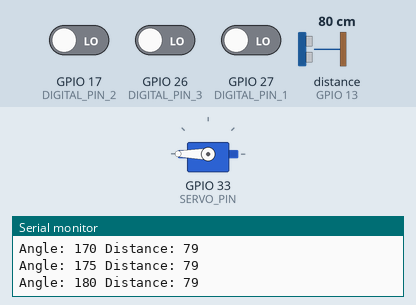
Recording of a sketch running on a simulated ESP32. Parts: servo, the last lines printed to the serial monitor. Wiring (inferred from the names in the program): ultrasonic range finder: trigger GPIO 12; echo GPIO 13; servo: signal GPIO 33. The inputs (shaded band) are chosen by the test bench; at power-on: distance to the obstacle (sensor on GPIO 13) 80 cm, GPIO 17 (DIGITAL_PIN_2) LOW, GPIO 26 (DIGITAL_PIN_3) LOW, GPIO 27 (DIGITAL_PIN_1) LOW. The echo pulse lasts 58.3 µs per cm; servo pulses on a pin are drawn as a servo (544–2400 µs = 0–180°).

Above: at 1.2 s.
1.3 s: distance to the obstacle (sensor on GPIO 13) set to 2 cm
At 3.7 s:
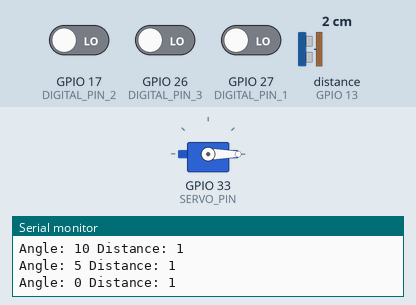
4.3 s: distance to the obstacle (sensor on GPIO 13) set to 250 cm
At 4.48 s:
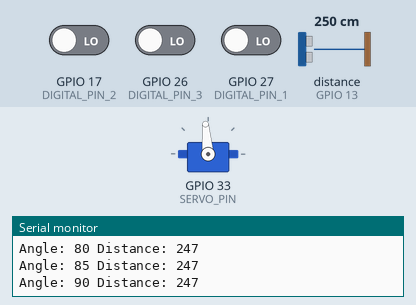
7.3 s: GPIO 17 (DIGITAL_PIN_2) driven HIGH
At 9.17 s:
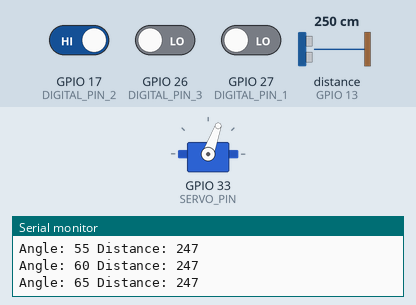
10.3 s: distance to the obstacle (sensor on GPIO 13) set to 60 cm
Timing chart, 0 to 14.3 s (numbered marks = the images above; inputs shaded):
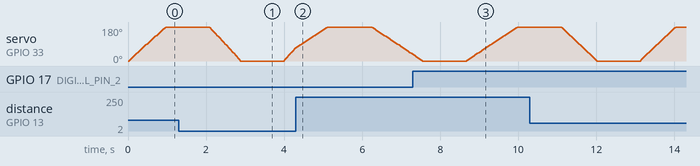

The sketch:

IRInterrupts.ino
```cpp
#define ANALOG_PIN_1 14
#define DIGITAL_PIN_1 27
#define ANALOG_PIN_2 15
#define DIGITAL_PIN_2 17
#define ANALOG_PIN_3 35
#define DIGITAL_PIN_3 26

#define INTERRUPT_THRESHOLD 1000
#define TRIGGER_PIN  12
#define ECHO_PIN     13
#define SERVO_PIN    33
#define MAX_DISTANCE 200
#define DETECTION_THRESHOLD 50 // Distance threshold in cm to detect an obstacle
#define SCAN_ANGLE_STEP 5

volatile bool objectDetected1 = false;
volatile bool objectDetected2 = false;
volatile bool objectDetected3 = false;

void IRAM_ATTR handleInterrupt1() {
  objectDetected1 = true;
}

void IRAM_ATTR handleInterrupt2() {
  objectDetected2 = true;
}

void IRAM_ATTR handleInterrupt3() {
  objectDetected3 = true;
}

void rotateServo(int angle) {
  int pulseWidth = map(angle, 0, 180, 500, 2400);
  digitalWrite(SERVO_PIN, HIGH);
  delayMicroseconds(pulseWidth);
  digitalWrite(SERVO_PIN, LOW);
  delay(20);
}

long measureDistance() {
  long duration, distance;
  digitalWrite(TRIGGER_PIN, LOW);
  delayMicroseconds(2);
  digitalWrite(TRIGGER_PIN, HIGH);
  delayMicroseconds(10);
  digitalWrite(TRIGGER_PIN, LOW);
  duration = pulseIn(ECHO_PIN, HIGH);
  distance = duration * 0.034 / 2;
  return distance;
}

void setup() {
  Serial.begin(115200);

  pinMode(DIGITAL_PIN_1, INPUT);
  pinMode(DIGITAL_PIN_2, INPUT);
  pinMode(DIGITAL_PIN_3, INPUT);
  pinMode(TRIGGER_PIN, OUTPUT);
  pinMode(ECHO_PIN, INPUT);
  pinMode(SERVO_PIN, OUTPUT);


  attachInterrupt(digitalPinToInterrupt(DIGITAL_PIN_1), handleInterrupt1, CHANGE);
  attachInterrupt(digitalPinToInterrupt(DIGITAL_PIN_2), handleInterrupt2, CHANGE);
  attachInterrupt(digitalPinToInterrupt(DIGITAL_PIN_3), handleInterrupt3, CHANGE);
}

void loop() {
  if (objectDetected1) {
    int analogValue1 = analogRead(ANALOG_PIN_1);
    Serial.print("Object detected on sensor 1! Analog Value: ");
    Serial.println(analogValue1);
    objectDetected1 = false;
  }

  if (objectDetected2) {
    int analogValue2 = analogRead(ANALOG_PIN_2);
    Serial.print("Object detected on sensor 2! Analog Value: ");
    Serial.println(analogValue2);
    objectDetected2 = false;
  }

  if (objectDetected3) {
    int analogValue3 = analogRead(ANALOG_PIN_3);
    Serial.print("Object detected on sensor 3! Analog Value: ");
    Serial.println(analogValue3);
    objectDetected3 = false;
  }

  static bool direction = true; // true for left to right, false for right to left

  const int numAngles = 180 / SCAN_ANGLE_STEP + 1;
  int angles[numAngles];
  long distances[numAngles];

  int index = 0;
  if (direction) {
    for (int angle = 0; angle <= 180; angle += SCAN_ANGLE_STEP) {
      rotateServo(angle);
      long distance = measureDistance();

      angles[index] = angle;
      distances[index] = distance;
      index++;

      Serial.print("Angle: ");
      Serial.print(angle);
      Serial.print(" Distance: ");
      Serial.println(distance);

      if (distance <= DETECTION_THRESHOLD) {
        Serial.print("Obstacle detected at angle ");
        Serial.print(angle);
        Serial.print(" with distance ");
        Serial.println(distance);
      }
    }
  } else {
    for (int angle = 180; angle >= 0; angle -= SCAN_ANGLE_STEP) {
      rotateServo(angle);
      long distance = measureDistance();

      angles[index] = angle;
      distances[index] = distance;
      index++;

      Serial.print("Angle: ");
      Serial.print(angle);
      Serial.print(" Distance: ");
      Serial.println(distance);

      if (distance <= DETECTION_THRESHOLD) {
        Serial.print("Obstacle detected at angle ");
        Serial.print(angle);
        Serial.print(" with distance ");
        Serial.println(distance);
      }
    }
  }

  direction = !direction;

  Serial.println("Angle-Distance Array:");
  for (int i = 0; i < numAngles; i++) {
    Serial.print("Angle: ");
    Serial.print(angles[i]);
    Serial.print(" Distance: ");
    Serial.println(distances[i]);
  }

  delay(1000);
}
```
